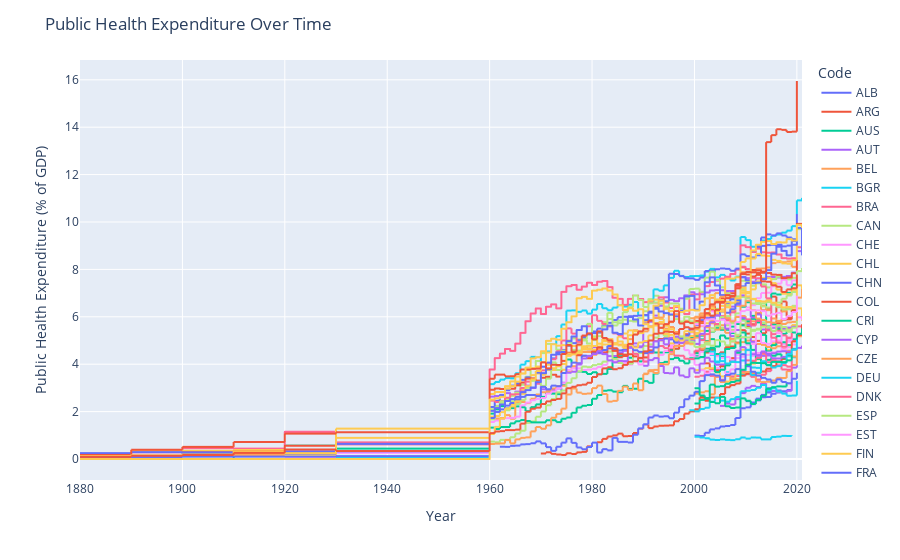

Source (notebook cell):
### Code cell
# Select the required columns
data = data[['Code', 'Year', 'public_health_expenditure_pc_gdp']]

# Pivot the data to have years as columns
data_pivot = data.pivot(index='Code', columns='Year', values='public_health_expenditure_pc_gdp')

# Reset the index
data_pivot = data_pivot.reset_index()

# Melt the data to long format
data_melted = pd.melt(data_pivot, id_vars='Code', var_name='Year', value_name='Public Health Expenditure (% of GDP)')

# Create the stairs plot using plotly.express
fig = px.line(data_melted, x='Year', y='Public Health Expenditure (% of GDP)', color='Code', line_shape='hv')

# Set the title and axis labels
fig.update_layout(
    title='Public Health Expenditure Over Time',
    xaxis_title='Year',
    yaxis_title='Public Health Expenditure (% of GDP)'
)

# Show the figure
fig.show()
